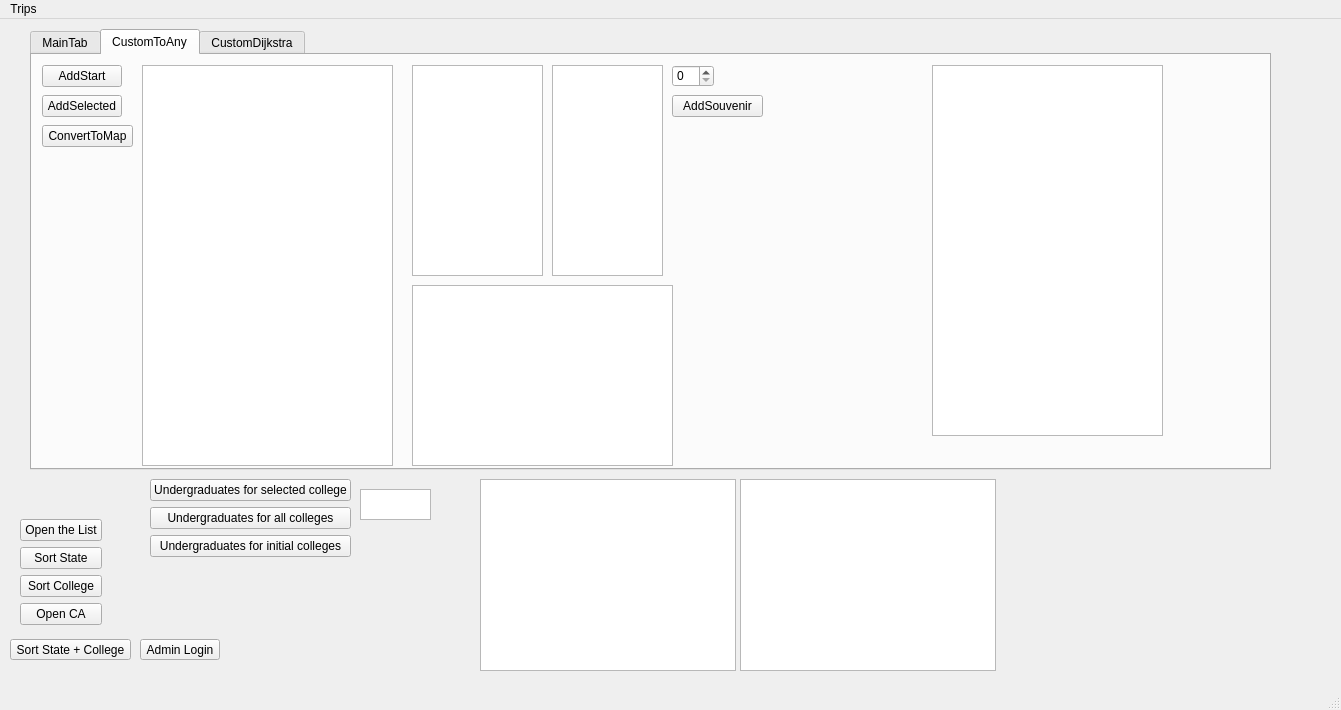
<?xml version="1.0" encoding="UTF-8"?>
<ui version="4.0">
 <class>MainWindow</class>
 <widget class="QMainWindow" name="MainWindow">
  <property name="geometry">
   <rect>
    <x>0</x>
    <y>0</y>
    <width>1341</width>
    <height>710</height>
   </rect>
  </property>
  <property name="windowTitle">
   <string>MainWindow</string>
  </property>
  <widget class="QWidget" name="centralwidget">
   <widget class="QListWidget" name="customList">
    <property name="geometry">
     <rect>
      <x>480</x>
      <y>460</y>
      <width>256</width>
      <height>192</height>
     </rect>
    </property>
   </widget>
   <widget class="QListWidget" name="menuList">
    <property name="geometry">
     <rect>
      <x>740</x>
      <y>460</y>
      <width>256</width>
      <height>192</height>
     </rect>
    </property>
   </widget>
   <widget class="QPushButton" name="sortStateCollege">
    <property name="geometry">
     <rect>
      <x>10</x>
      <y>620</y>
      <width>121</width>
      <height>21</height>
     </rect>
    </property>
    <property name="text">
     <string>Sort State + College</string>
    </property>
   </widget>
   <widget class="QPushButton" name="adminPop">
    <property name="geometry">
     <rect>
      <x>140</x>
      <y>620</y>
      <width>80</width>
      <height>21</height>
     </rect>
    </property>
    <property name="text">
     <string>Admin Login</string>
    </property>
   </widget>
   <widget class="QStackedWidget" name="stackedWidget">
    <property name="geometry">
     <rect>
      <x>10</x>
      <y>10</y>
      <width>1271</width>
      <height>441</height>
     </rect>
    </property>
    <widget class="QWidget" name="page">
     <widget class="QTabWidget" name="tabWidget">
      <property name="geometry">
       <rect>
        <x>20</x>
        <y>0</y>
        <width>1241</width>
        <height>441</height>
       </rect>
      </property>
      <property name="currentIndex">
       <number>1</number>
      </property>
      <widget class="QWidget" name="tab">
       <attribute name="title">
        <string>MainTab</string>
       </attribute>
       <widget class="QListWidget" name="campusList">
        <property name="geometry">
         <rect>
          <x>0</x>
          <y>0</y>
          <width>1231</width>
          <height>411</height>
         </rect>
        </property>
       </widget>
      </widget>
      <widget class="QWidget" name="tab_2">
       <attribute name="title">
        <string>CustomToAny</string>
       </attribute>
       <widget class="QPushButton" name="pushButton">
        <property name="geometry">
         <rect>
          <x>10</x>
          <y>10</y>
          <width>80</width>
          <height>22</height>
         </rect>
        </property>
        <property name="text">
         <string>AddStart</string>
        </property>
       </widget>
       <widget class="QListWidget" name="CustomTripList">
        <property name="geometry">
         <rect>
          <x>110</x>
          <y>10</y>
          <width>251</width>
          <height>401</height>
         </rect>
        </property>
       </widget>
       <widget class="QPushButton" name="pushButton_2">
        <property name="geometry">
         <rect>
          <x>10</x>
          <y>40</y>
          <width>80</width>
          <height>22</height>
         </rect>
        </property>
        <property name="text">
         <string>AddSelected</string>
        </property>
       </widget>
       <widget class="QListWidget" name="CustomTripSouvs">
        <property name="geometry">
         <rect>
          <x>380</x>
          <y>10</y>
          <width>131</width>
          <height>211</height>
         </rect>
        </property>
       </widget>
       <widget class="QListWidget" name="CustomTripPrices">
        <property name="geometry">
         <rect>
          <x>520</x>
          <y>10</y>
          <width>111</width>
          <height>211</height>
         </rect>
        </property>
       </widget>
       <widget class="QSpinBox" name="spinBox">
        <property name="geometry">
         <rect>
          <x>640</x>
          <y>10</y>
          <width>42</width>
          <height>22</height>
         </rect>
        </property>
        <property name="maximum">
         <number>10</number>
        </property>
       </widget>
       <widget class="QTableWidget" name="Cart">
        <property name="geometry">
         <rect>
          <x>900</x>
          <y>10</y>
          <width>231</width>
          <height>371</height>
         </rect>
        </property>
       </widget>
       <widget class="QPushButton" name="AddToCart">
        <property name="geometry">
         <rect>
          <x>640</x>
          <y>40</y>
          <width>91</width>
          <height>22</height>
         </rect>
        </property>
        <property name="text">
         <string>AddSouvenir</string>
        </property>
       </widget>
       <widget class="QListWidget" name="SelectedCollegesList">
        <property name="geometry">
         <rect>
          <x>380</x>
          <y>230</y>
          <width>261</width>
          <height>181</height>
         </rect>
        </property>
       </widget>
       <widget class="QPushButton" name="CustomConvert">
        <property name="geometry">
         <rect>
          <x>10</x>
          <y>70</y>
          <width>91</width>
          <height>22</height>
         </rect>
        </property>
        <property name="text">
         <string>ConvertToMap</string>
        </property>
       </widget>
      </widget>
      <widget class="QWidget" name="tab_3">
       <attribute name="title">
        <string>CustomDijkstra</string>
       </attribute>
       <widget class="QPushButton" name="pushButton_3">
        <property name="geometry">
         <rect>
          <x>10</x>
          <y>10</y>
          <width>91</width>
          <height>22</height>
         </rect>
        </property>
        <property name="text">
         <string>Add Start</string>
        </property>
       </widget>
       <widget class="QPushButton" name="pushButton_4">
        <property name="geometry">
         <rect>
          <x>10</x>
          <y>40</y>
          <width>91</width>
          <height>22</height>
         </rect>
        </property>
        <property name="text">
         <string>Find Selected</string>
        </property>
       </widget>
       <widget class="QListWidget" name="CustomDijkstraList">
        <property name="geometry">
         <rect>
          <x>120</x>
          <y>10</y>
          <width>251</width>
          <height>391</height>
         </rect>
        </property>
       </widget>
       <widget class="QListWidget" name="listWidget">
        <property name="geometry">
         <rect>
          <x>380</x>
          <y>10</y>
          <width>256</width>
          <height>251</height>
         </rect>
        </property>
       </widget>
       <widget class="QPushButton" name="CustomConvert_2">
        <property name="geometry">
         <rect>
          <x>10</x>
          <y>70</y>
          <width>91</width>
          <height>22</height>
         </rect>
        </property>
        <property name="text">
         <string>ConvertToMap</string>
        </property>
       </widget>
       <widget class="QListWidget" name="DijkstraCustomPaths">
        <property name="geometry">
         <rect>
          <x>650</x>
          <y>10</y>
          <width>461</width>
          <height>251</height>
         </rect>
        </property>
       </widget>
      </widget>
     </widget>
    </widget>
    <widget class="QWidget" name="page_2"/>
   </widget>
   <widget class="QTextBrowser" name="textBrowser">
    <property name="geometry">
     <rect>
      <x>360</x>
      <y>470</y>
      <width>71</width>
      <height>31</height>
     </rect>
    </property>
    <property name="verticalScrollBarPolicy">
     <enum>Qt::ScrollBarAlwaysOff</enum>
    </property>
    <property name="horizontalScrollBarPolicy">
     <enum>Qt::ScrollBarAlwaysOff</enum>
    </property>
   </widget>
   <widget class="QWidget" name="layoutWidget">
    <property name="geometry">
     <rect>
      <x>150</x>
      <y>460</y>
      <width>201</width>
      <height>80</height>
     </rect>
    </property>
    <layout class="QVBoxLayout" name="verticalLayout">
     <item>
      <widget class="QPushButton" name="UnderSelected">
       <property name="text">
        <string>Undergraduates for selected college</string>
       </property>
      </widget>
     </item>
     <item>
      <widget class="QPushButton" name="UnderAll">
       <property name="text">
        <string>Undergraduates for all colleges</string>
       </property>
      </widget>
     </item>
     <item>
      <widget class="QPushButton" name="UnderInitial">
       <property name="text">
        <string>Undergraduates for initial colleges</string>
       </property>
      </widget>
     </item>
    </layout>
   </widget>
   <widget class="QWidget" name="layoutWidget">
    <property name="geometry">
     <rect>
      <x>20</x>
      <y>500</y>
      <width>82</width>
      <height>108</height>
     </rect>
    </property>
    <layout class="QVBoxLayout" name="verticalLayout_2">
     <item>
      <widget class="QPushButton" name="openTheList">
       <property name="text">
        <string>Open the List</string>
       </property>
      </widget>
     </item>
     <item>
      <widget class="QPushButton" name="sortState">
       <property name="text">
        <string>Sort State</string>
       </property>
      </widget>
     </item>
     <item>
      <widget class="QPushButton" name="sortCollege">
       <property name="text">
        <string>Sort College</string>
       </property>
      </widget>
     </item>
     <item>
      <widget class="QPushButton" name="openCA">
       <property name="text">
        <string>Open CA</string>
       </property>
      </widget>
     </item>
    </layout>
   </widget>
  </widget>
  <widget class="QMenuBar" name="menubar">
   <property name="geometry">
    <rect>
     <x>0</x>
     <y>0</y>
     <width>1341</width>
     <height>21</height>
    </rect>
   </property>
   <widget class="QMenu" name="menuTrips">
    <property name="title">
     <string>Trips</string>
    </property>
    <addaction name="actionCustom_Trip_to_Any"/>
    <addaction name="actionCustomDijkstra"/>
   </widget>
   <addaction name="menuTrips"/>
  </widget>
  <widget class="QStatusBar" name="statusbar"/>
  <action name="actionCustom_Trip_to_Any">
   <property name="text">
    <string>Custom Trip to Any</string>
   </property>
  </action>
  <action name="actionCustomDijkstra">
   <property name="text">
    <string>CustomDijkstra</string>
   </property>
  </action>
 </widget>
 <resources/>
 <connections/>
</ui>
